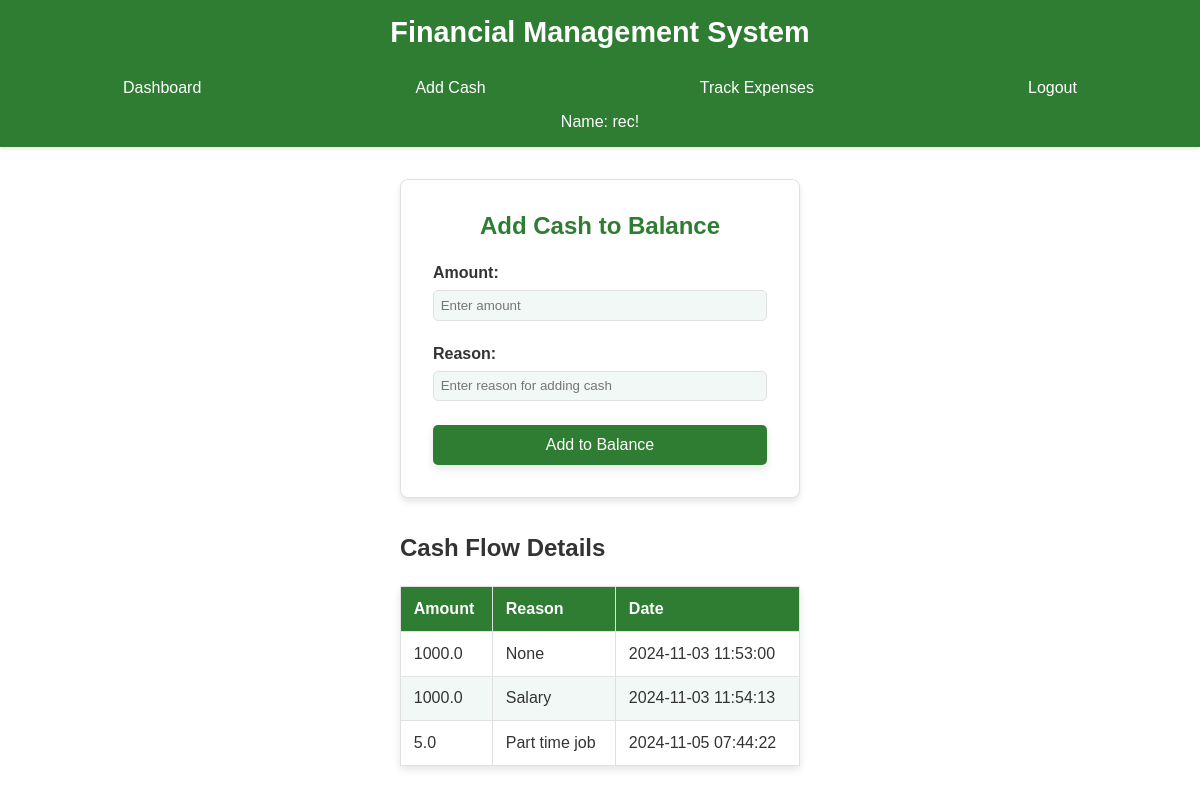
Screenshot of /addcash (signed in) with the database file from the repository.
### app.py (models this page shows)
class Users(UserMixin, db.Model):
    id = db.Column(db.Integer, primary_key=True)
    username = db.Column(db.String(250), unique=True, nullable=False)
    password = db.Column(db.String(250), nullable=False)

class Cash(db.Model):
    id = db.Column(db.Integer, primary_key=True)
    amount = db.Column(db.Float, nullable=False)
    reason = db.Column(db.String(250))
    date = db.Column(db.DateTime, default=datetime.now(timezone.utc))  # Automatically set date on creation
    user_id = db.Column(db.Integer, db.ForeignKey('users.id'), nullable=False)
    user = db.relationship('Users', backref=db.backref('cash_entries', lazy=True))

### app.py (the view, shortened to what this page needs)
@app.route('/addcash', methods=['GET', 'POST'])
@login_required
def add_cash():
    cash_entries = Cash.query.filter_by(user_id=current_user.id).all()
    return render_template('addcash.html', cash_entries=cash_entries, username=current_user.username)

### app.py (called while the page is built)
@login_manager.user_loader
def load_user(user_id):
    return db.session.get(Users, int(user_id))

### templates/addcash.html (shortened to what this page needs)
<!DOCTYPE html>
<html lang="en">
<head>
    <link rel="stylesheet" href="{{ url_for('static', filename='addcash.css') }}">
</head>
<body>
    <header>
        <h1>Financial Management System</h1>
            <nav class="navbar">
                <ul>
                    <li><a href="{{ url_for('dashboard') }}">Dashboard</a></li>
                    <li><a href="{{ url_for('add_cash') }}" class="{% if request.endpoint == 'add_cash' %}active{% endif %}">Add Cash</a></li>
                    <li><a href="{{ url_for('track_expenses') }}" class="{% if request.endpoint == 'track_expenses' %}active{% endif %}">Track Expenses</a></li>
                    <li><a href="{{ url_for('logout') }}">Logout</a></li>
                </ul>
            </nav>
        <p> Name: {{ username }}!</p>
    </header>
    <main>
        <form action="{{ url_for('add_cash') }}" method="post">
            <section class="add-cash-form">
                <h2>Add Cash to Balance</h2>
                <div class="form-group">
                    <label for="cash-amount">Amount:</label>
                    <input type="number" id="cash-amount" placeholder="Enter amount" name="amount" required>
                </div>
                <div class="form-group">
                    <label for="cash-reason">Reason:</label>
                    <input type="text" id="cash-reason" placeholder="Enter reason for adding cash" name="reason" required>
                </div>
                <button type="submit">Add to Balance</button>
            </section>
        </form>
        <br>
        <br>
        <h2>Cash Flow Details</h2>
        <table class="cash-flow-table">
            <thead>
                <tr>
                    <th>Amount</th>
                    <th>Reason</th>
                    <th>Date</th>
                </tr>
            </thead>
            <tbody>
                {% for entry in cash_entries %}
                <tr>
                    <td>{{ entry.amount }}</td>
                    <td>{{ entry.reason }}</td>
                    <td>{{ entry.date.strftime('%Y-%m-%d %H:%M:%S') }}</td>
                </tr>
                {% endfor %}
            </tbody>
        </table>
    </main>
</body>
</html>

### static/addcash.css (style rules this page uses)
* { margin: 0; padding: 0; box-sizing: border-box; font-family: Arial, sans-serif; }
body { display: flex; flex-direction: column; align-items: center; background-color: #ffffff; color: #333; }
header { display: flex; flex-direction: column; align-items: center; width: 100%; background-color: #2e7d32; color: #ffffff; padding: 1em; box-shadow: 0px 2px 4px rgba(0, 0, 0, 0.1); }
header h1 { margin-bottom: 0.5em; font-size: 1.8em; }
.navbar { width: 100%; background-color: #2e7d32; }
nav ul { display: flex; justify-content: space-around; list-style-type: none; padding: 0.5em 0; margin: 0; }
nav ul li { flex-grow: 1; text-align: center; }
nav ul li a { display: inline-block; width: 100%; color: #ffffff; text-decoration: none; padding: 0.5em 0; border-radius: 5px; transition: background-color 0.2s; text-align: center; }
main { width: 90%; max-width: 400px; margin-top: 2em; }
.add-cash-form { background: #ffffff; padding: 2em; border-radius: 8px; border: 1px solid #e0e0e0; box-shadow: 0 4px 6px rgba(0, 0, 0, 0.1); }
.add-cash-form h2 { margin-bottom: 1em; color: #2e7d32; text-align: center; }
.form-group { display: flex; flex-direction: column; margin-bottom: 1.5em; }
.form-group label { font-weight: bold; color: #333; margin-bottom: 0.5em; }
.form-group input { padding: 0.5em; border: 1px solid #e0e0e0; border-radius: 5px; background-color: #f1f8f5; color: #333; }
button { width: 100%; padding: 0.7em; background-color: #2e7d32; color: #ffffff; border: none; border-radius: 5px; cursor: pointer; font-size: 1em; box-shadow: 0px 4px 8px rgba(0, 0, 0, 0.1); }
.cash-flow-table { width: 100%; border-collapse: collapse; margin-top: 1.5em; box-shadow: 0px 4px 8px rgba(0, 0, 0, 0.1); }
.cash-flow-table th, .cash-flow-table td { padding: 0.8em; border: 1px solid #e0e0e0; text-align: left; }
.cash-flow-table th { background-color: #2e7d32; color: #ffffff; }
.cash-flow-table tr:nth-child(even) { background-color: #f1f8f5; }

### rows the page displays
Users: username "rec"
Cash: amount "1000.0", reason "None", date "2024-11-03 11:53:00"
Cash: amount "1000.0", reason "Salary", date "2024-11-03 11:54:13"
Cash: amount "5.0", reason "Part time job", date "2024-11-05 07:44:22"
